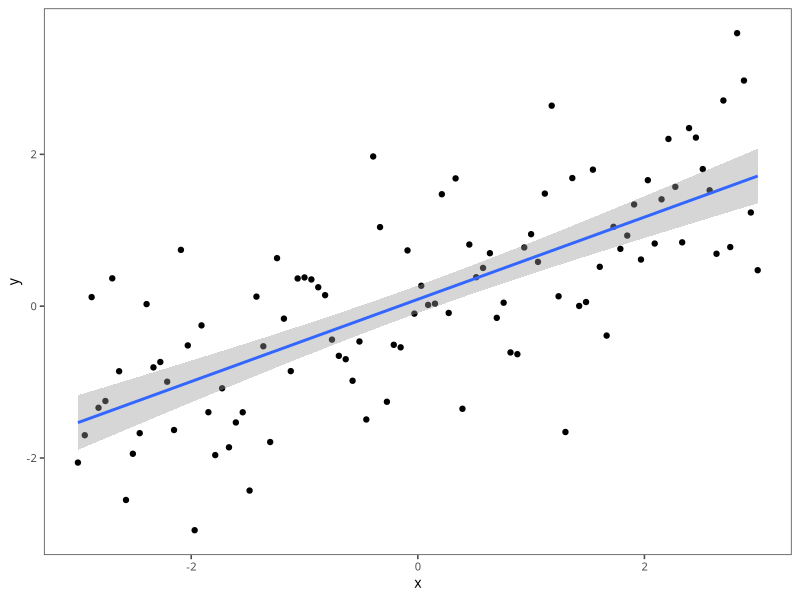

This chart was generated by the following R code:
## ---- chunk 1
#| echo: FALSE
library(tidyverse)
library(ggthemes)
mystyle <- list (#  ggplotのテーマ
  theme_few(), # ggthemesパッケージ
  theme(
    text = element_text(
      size=10,  #  フォントサイズ
      family = "HiraKakuProN-W3" # ヒラギノフォント
    )
  )
)
set.seed(123)
## ---- chunk 2
#| echo: FALSE

x <- seq(-3, 3, length.out = 100)
y <- 0.5 * x + rnorm(100, 0, 1)
df <- data.frame(x, y)
ggplot(df, aes(x, y)) + geom_point() + geom_smooth(method = "lm") + mystyle
